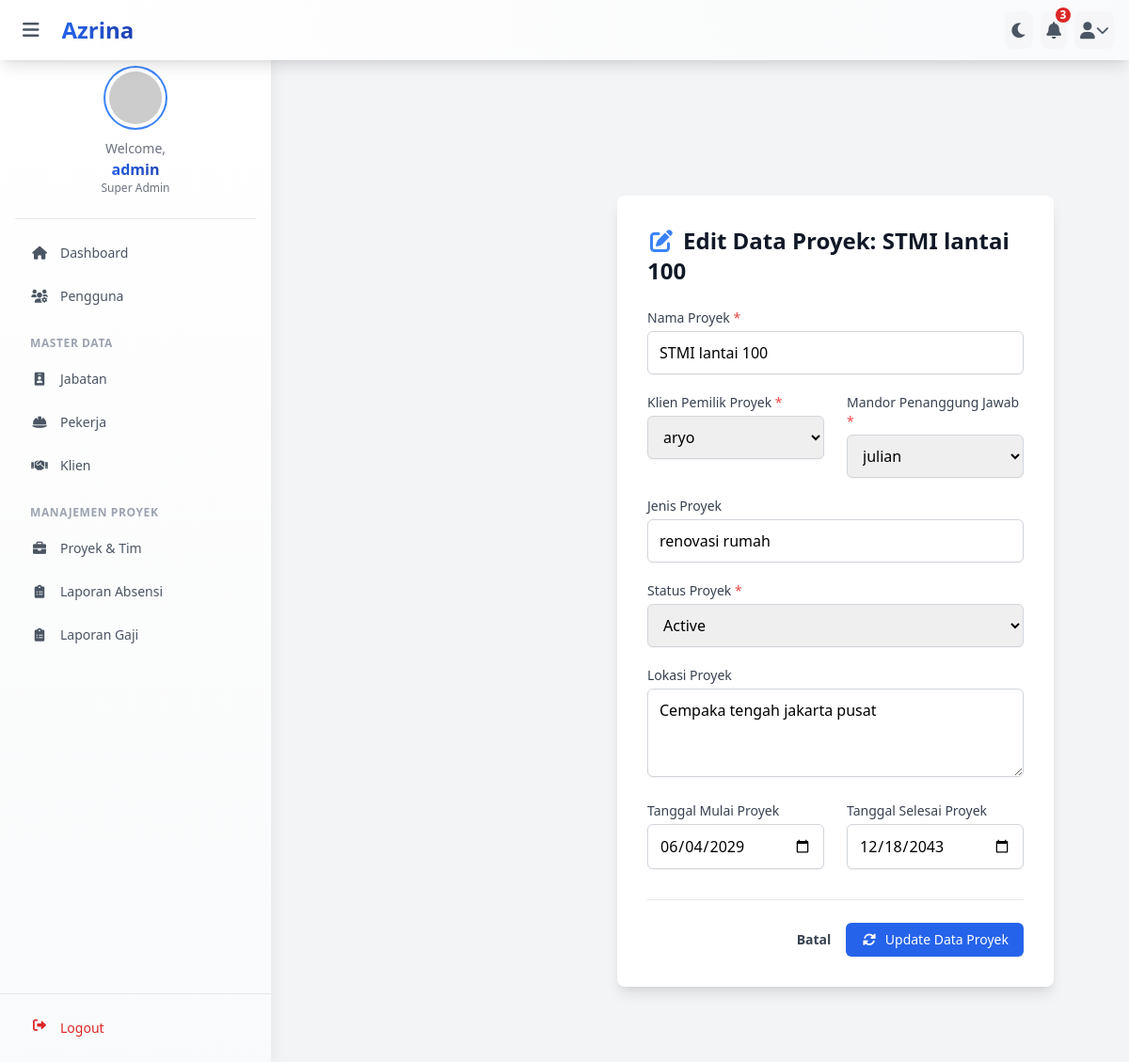
Page /proyek/edit.php?id=2 (signed in) on the committed database.
### tables this page shows
CREATE TABLE `projek` (
  `id_projek` int(11) NOT NULL,
  `id_klien` int(11) NOT NULL,
  `namaprojek` varchar(150) NOT NULL,
  `id_mandor_pekerja` int(11) NOT NULL COMMENT 'FK ke id_pekerja, mandor utama proyek ini',
  `jenisprojek` varchar(100) DEFAULT NULL,
  `status` enum('planning','active','completed') NOT NULL,
  `lokasi` text DEFAULT NULL,
  `tanggal_mulai_projek` date DEFAULT NULL,
  `tanggal_selesai_projek` date DEFAULT NULL
);

CREATE TABLE `klien` (
  `id_klien` int(11) NOT NULL,
  `nama_klien` varchar(100) NOT NULL,
  `alamat_klien` text DEFAULT NULL,
  `no_telp_klien` varchar(20) DEFAULT NULL,
  `email_klien` varchar(100) DEFAULT NULL,
  `created_at` timestamp NOT NULL DEFAULT current_timestamp(),
  `updated_at` timestamp NOT NULL DEFAULT current_timestamp() ON UPDATE current_timestamp()
);

CREATE TABLE `pekerja` (
  `id_pekerja` int(11) NOT NULL,
  `namapekerja` varchar(100) NOT NULL,
  `id_jabatan` int(11) NOT NULL,
  `no_hp` varchar(20) DEFAULT NULL,
  `no_rek` varchar(30) DEFAULT NULL,
  `is_active` tinyint(1) NOT NULL DEFAULT 1
);

### proyek/edit.php (the view, shortened to what this page needs)
<?php
require_once '../config.php';
$user_role = $_SESSION['role'];
$id_projek_edit = intval($_GET['id']);
$sql_get_proyek = "SELECT * FROM projek WHERE id_projek = ?";
$stmt_get = mysqli_prepare($koneksi, $sql_get_proyek);
$proyek_lama = null;
if ($stmt_get) {
    mysqli_stmt_bind_param($stmt_get, "i", $id_projek_edit);
    mysqli_stmt_execute($stmt_get);
    $result_get = mysqli_stmt_get_result($stmt_get);
    $proyek_lama = mysqli_fetch_assoc($result_get);
} else {
    $_SESSION['pesan_error_crud'] = "Gagal mengambil data proyek dari database: " . mysqli_error($koneksi);
    header('Location: ' . BASE_URL . 'proyek/');
    exit;
}
$query_klien_dropdown = "SELECT id_klien, nama_klien FROM klien ORDER BY nama_klien ASC";
$result_klien_dropdown = mysqli_query($koneksi, $query_klien_dropdown);
$daftar_klien_options = $result_klien_dropdown ? mysqli_fetch_all($result_klien_dropdown, MYSQLI_ASSOC) : [];
$nama_jabatan_untuk_mandor_pj = 'Mandor';
$query_pekerja_dropdown = "SELECT pekerja.id_pekerja, pekerja.namapekerja
                           FROM pekerja
                           INNER JOIN jabatan ON pekerja.id_jabatan = jabatan.id_jabatan
                           WHERE pekerja.is_active = 1 AND jabatan.namajabatan = ?
                           ORDER BY pekerja.namapekerja ASC";
$stmt_pekerja_dropdown = mysqli_prepare($koneksi, $query_pekerja_dropdown);
$daftar_pekerja_options = [];
if ($stmt_pekerja_dropdown) {
    mysqli_stmt_bind_param($stmt_pekerja_dropdown, "s", $nama_jabatan_untuk_mandor_pj);
    mysqli_stmt_execute($stmt_pekerja_dropdown);
    $result_pekerja_dropdown = mysqli_stmt_get_result($stmt_pekerja_dropdown);
    $daftar_pekerja_options = $result_pekerja_dropdown ? mysqli_fetch_all($result_pekerja_dropdown, MYSQLI_ASSOC) : [];
}
$form_data = isset($_SESSION['form_data']) ? $_SESSION['form_data'] : $proyek_lama;
require_once '../includes/header.php';
if ($user_role == 'super_admin') {
    require_once '../includes/sidebar_super_admin.php';
} elseif ($user_role == 'admin') {
    require_once '../includes/sidebar_admin.php';
}
?>
<main class="content-wrapper mt-16 md:ml-72">
    <div class="max-w-4xl mx-auto p-4 sm:p-6 lg:p-8">
        <div class="bg-white dark:bg-gray-800 rounded-lg shadow-lg p-6 sm:p-8">
            <h1 class="text-xl sm:text-2xl font-semibold text-gray-900 dark:text-white mb-6">
                <i class="fas fa-edit fa-fw mr-2 text-blue-500"></i>Edit Data Proyek: <?php echo htmlspecialchars($proyek_lama['namaprojek']); ?>
            </h1>
            <form action="<?php echo BASE_URL; ?>proyek/proses.php?aksi=edit&id=<?php echo $id_projek_edit; ?>" method="POST">
                <div class="mb-5">
                    <label for="namaprojek" class="block text-sm font-medium text-gray-700 dark:text-gray-300 mb-1">Nama Proyek <span class="text-red-500">*</span></label>
                    <input type="text" name="namaprojek" id="namaprojek" required maxlength="150"
                           value="<?php echo htmlspecialchars($form_data['namaprojek'] ?? ''); ?>"
                           class="w-full px-3 py-2.5 border border-gray-300 dark:border-gray-600 rounded-md shadow-sm focus:outline-none focus:ring-2 focus:ring-blue-500 focus:border-blue-500 dark:bg-gray-700 dark:text-white placeholder-gray-400 dark:placeholder-gray-500">
                </div>
                <div class="grid grid-cols-1 md:grid-cols-2 gap-6 mb-5">
                    <div>
                        <label for="id_klien" class="block text-sm font-medium text-gray-700 dark:text-gray-300 mb-1">Klien Pemilik Proyek <span class="text-red-500">*</span></label>
                        <select name="id_klien" id="id_klien" required
                                class="w-full px-3 py-2.5 border border-gray-300 dark:border-gray-600 rounded-md shadow-sm focus:outline-none focus:ring-2 focus:ring-blue-500 focus:border-blue-500 dark:bg-gray-700 dark:text-white">
                            <?php foreach ($daftar_klien_options as $klien_opt) : ?>
                                <option value="<?php echo $klien_opt['id_klien']; ?>"
                                    <?php echo (isset($form_data['id_klien']) && $form_data['id_klien'] == $klien_opt['id_klien']) ? 'selected' : ''; ?>>
                                    <?php echo htmlspecialchars($klien_opt['nama_klien']); ?>
                                </option>
                            <?php endforeach; ?>
                        </select>
                    </div>
                    <div>
                        <label for="id_mandor_pekerja" class="block text-sm font-medium text-gray-700 dark:text-gray-300 mb-1">Mandor Penanggung Jawab <span class="text-red-500">*</span></label>
                        <select name="id_mandor_pekerja" id="id_mandor_pekerja" required
                                class="w-full px-3 py-2.5 border border-gray-300 dark:border-gray-600 rounded-md shadow-sm focus:outline-none focus:ring-2 focus:ring-blue-500 focus:border-blue-500 dark:bg-gray-700 dark:text-white">
                            <?php foreach ($daftar_pekerja_options as $pekerja_opt) : ?>
                                <option value="<?php echo $pekerja_opt['id_pekerja']; ?>"
                                    <?php echo (isset($form_data['id_mandor_pekerja']) && $form_data['id_mandor_pekerja'] == $pekerja_opt['id_pekerja']) ? 'selected' : ''; ?>>
                                    <?php echo htmlspecialchars($pekerja_opt['namapekerja']); ?>
                                </option>
                            <?php endforeach; ?>
                        </select>
                    </div>
                </div>
                <div class="mb-5">
                    <label for="jenisprojek" class="block text-sm font-medium text-gray-700 dark:text-gray-300 mb-1">Jenis Proyek</label>
                    <input type="text" name="jenisprojek" id="jenisprojek" maxlength="100"
                           value="<?php echo htmlspecialchars($form_data['jenisprojek'] ?? ''); ?>"
                           class="w-full px-3 py-2.5 border border-gray-300 dark:border-gray-600 rounded-md shadow-sm focus:outline-none focus:ring-2 focus:ring-blue-500 focus:border-blue-500 dark:bg-gray-700 dark:text-white placeholder-gray-400 dark:placeholder-gray-500">
                </div>
                <div class="mb-5">
                    <label for="status" class="block text-sm font-medium text-gray-700 dark:text-gray-300 mb-1">Status Proyek <span class="text-red-500">*</span></label>
                    <select name="status" id="status" required
                            class="w-full px-3 py-2.5 border border-gray-300 dark:border-gray-600 rounded-md shadow-sm focus:outline-none focus:ring-2 focus:ring-blue-500 focus:border-blue-500 dark:bg-gray-700 dark:text-white">
                        <?php $status_options = ['planning', 'active', 'completed']; ?>
                        <?php foreach($status_options as $status_opt): ?>
                            <option value="<?php echo $status_opt; ?>"
                                <?php echo (isset($form_data['status']) && $form_data['status'] == $status_opt) ? 'selected' : ''; ?>>
                                <?php echo ucfirst($status_opt); ?>
                            </option>
                        <?php endforeach; ?>
                    </select>
                </div>
                <div class="mb-5">
                    <label for="lokasi" class="block text-sm font-medium text-gray-700 dark:text-gray-300 mb-1">Lokasi Proyek</label>
                    <textarea name="lokasi" id="lokasi" rows="3"
                              class="w-full px-3 py-2.5 border border-gray-300 dark:border-gray-600 rounded-md shadow-sm focus:outline-none focus:ring-2 focus:ring-blue-500 focus:border-blue-500 dark:bg-gray-700 dark:text-white placeholder-gray-400 dark:placeholder-gray-500"><?php echo htmlspecialchars($form_data['lokasi'] ?? ''); ?></textarea>
                </div>
                <div class="grid grid-cols-1 md:grid-cols-2 gap-6 mb-6">
                    <div>
                        <label for="tanggal_mulai_projek" class="block text-sm font-medium text-gray-700 dark:text-gray-300 mb-1">Tanggal Mulai Proyek</label>
                        <input type="date" name="tanggal_mulai_projek" id="tanggal_mulai_projek"
                               value="<?php echo htmlspecialchars($form_data['tanggal_mulai_projek'] ?? ''); ?>"
                               class="w-full px-3 py-2.5 border border-gray-300 dark:border-gray-600 rounded-md shadow-sm focus:outline-none focus:ring-2 focus:ring-blue-500 focus:border-blue-500 dark:bg-gray-700 dark:text-white">
                    </div>
                    <div>
                        <label for="tanggal_selesai_projek" class="block text-sm font-medium text-gray-700 dark:text-gray-300 mb-1">Tanggal Selesai Proyek</label>
                        <input type="date" name="tanggal_selesai_projek" id="tanggal_selesai_projek"
                               value="<?php echo htmlspecialchars($form_data['tanggal_selesai_projek'] ?? ''); ?>"
                               class="w-full px-3 py-2.5 border border-gray-300 dark:border-gray-600 rounded-md shadow-sm focus:outline-none focus:ring-2 focus:ring-blue-500 focus:border-blue-500 dark:bg-gray-700 dark:text-white">
                    </div>
                </div>
                <div class="mt-8 flex items-center justify-end gap-x-4 border-t border-gray-200 dark:border-gray-700 pt-6">
                    <a href="<?php echo BASE_URL; ?>proyek/" class="text-sm font-semibold leading-6 text-gray-700 dark:text-gray-300 hover:text-gray-900 dark:hover:text-white transition duration-150 ease-in-out">
                        Batal
                    </a>
                    <button type="submit"
                            class="inline-flex items-center px-4 py-2 bg-blue-600 hover:bg-blue-700 text-white text-sm font-medium rounded-md shadow-sm transition duration-150 ease-in-out focus:outline-none focus:ring-2 focus:ring-offset-2 focus:ring-blue-500 dark:focus:ring-offset-gray-800">
                        <i class="fas fa-sync-alt fa-fw mr-2"></i>
                        Update Data Proyek
                    </button>
                </div>
            </form>
        </div>
    </div>
</main>

### assets/css/style.css (style rules this page uses)
* { margin: 0; padding: 0; box-sizing: border-box; }
body { transition: padding-left 0.3s ease-in-out; }
.content-wrapper { transition: margin-left 0.3s ease-in-out; margin-top: 4rem; padding: 1.5rem; }
@media (min-width: 768px) { .content-wrapper { margin-left: 18rem; } }

### includes/header.php (style rules this page uses)
body { transition: background-color 0.5s ease-in-out; }
* { transition: background-color 0.3s ease-in-out, border-color 0.3s ease-in-out, color 0.3s ease-in-out; }

### rows in the picture
projek: namaprojek "STMI lantai 100", id_klien "aryo", id_mandor_pekerja "julian", jenisprojek "renovasi rumah", status "Active", lokasi "Cempaka tengah jakarta pusat", tanggal_mulai_projek "06/04/2029", tanggal_selesai_projek "12/18/2043"

### other values in the picture
str_replace('_', ' ', $_SESSION['role']) "Super Admin"
